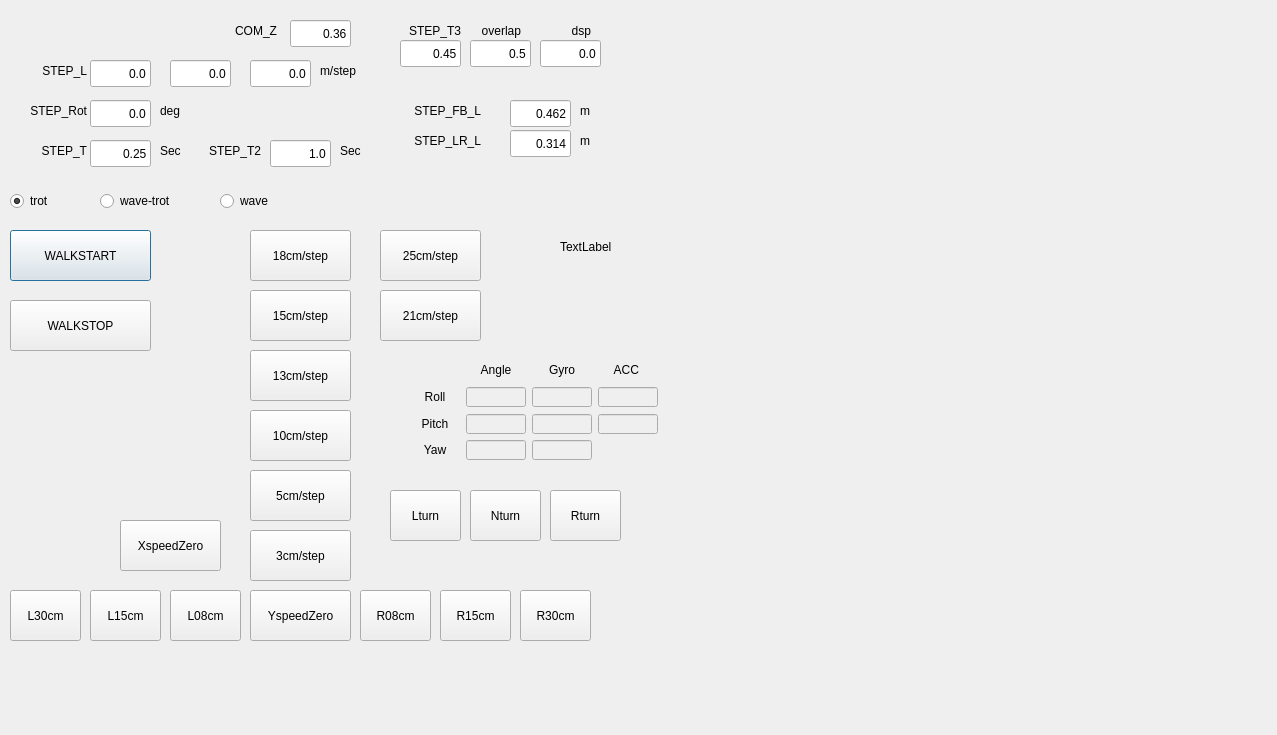
<?xml version="1.0" encoding="UTF-8"?>
<ui version="4.0">
 <class>hqdialog_threadmill</class>
 <widget class="QDialog" name="hqdialog_threadmill">
  <property name="geometry">
   <rect>
    <x>0</x>
    <y>0</y>
    <width>1277</width>
    <height>735</height>
   </rect>
  </property>
  <property name="windowTitle">
   <string>Dialog</string>
  </property>
  <widget class="QPushButton" name="BTN_WALKSTART">
   <property name="geometry">
    <rect>
     <x>10</x>
     <y>230</y>
     <width>141</width>
     <height>51</height>
    </rect>
   </property>
   <property name="text">
    <string>WALKSTART</string>
   </property>
  </widget>
  <widget class="QRadioButton" name="RB_TROT">
   <property name="geometry">
    <rect>
     <x>10</x>
     <y>190</y>
     <width>117</width>
     <height>22</height>
    </rect>
   </property>
   <property name="text">
    <string>trot</string>
   </property>
   <property name="checked">
    <bool>true</bool>
   </property>
  </widget>
  <widget class="QRadioButton" name="RB_WAVETROT">
   <property name="geometry">
    <rect>
     <x>100</x>
     <y>190</y>
     <width>117</width>
     <height>22</height>
    </rect>
   </property>
   <property name="text">
    <string>wave-trot</string>
   </property>
  </widget>
  <widget class="QRadioButton" name="RB_WAVE">
   <property name="geometry">
    <rect>
     <x>220</x>
     <y>190</y>
     <width>117</width>
     <height>22</height>
    </rect>
   </property>
   <property name="text">
    <string>wave</string>
   </property>
  </widget>
  <widget class="QLabel" name="label_16">
   <property name="geometry">
    <rect>
     <x>210</x>
     <y>20</y>
     <width>67</width>
     <height>21</height>
    </rect>
   </property>
   <property name="text">
    <string>COM_Z</string>
   </property>
   <property name="alignment">
    <set>Qt::AlignRight|Qt::AlignTrailing|Qt::AlignVCenter</set>
   </property>
  </widget>
  <widget class="QLabel" name="label_3">
   <property name="geometry">
    <rect>
     <x>20</x>
     <y>140</y>
     <width>67</width>
     <height>21</height>
    </rect>
   </property>
   <property name="text">
    <string>STEP_T</string>
   </property>
   <property name="alignment">
    <set>Qt::AlignRight|Qt::AlignTrailing|Qt::AlignVCenter</set>
   </property>
  </widget>
  <widget class="QLineEdit" name="LE_STEP_T">
   <property name="geometry">
    <rect>
     <x>90</x>
     <y>140</y>
     <width>61</width>
     <height>27</height>
    </rect>
   </property>
   <property name="text">
    <string>0.25</string>
   </property>
   <property name="alignment">
    <set>Qt::AlignRight|Qt::AlignTrailing|Qt::AlignVCenter</set>
   </property>
  </widget>
  <widget class="QLineEdit" name="LE_STEP_T_2">
   <property name="geometry">
    <rect>
     <x>270</x>
     <y>140</y>
     <width>61</width>
     <height>27</height>
    </rect>
   </property>
   <property name="text">
    <string>1.0</string>
   </property>
   <property name="alignment">
    <set>Qt::AlignRight|Qt::AlignTrailing|Qt::AlignVCenter</set>
   </property>
  </widget>
  <widget class="QLineEdit" name="LE_STEP_LZ">
   <property name="geometry">
    <rect>
     <x>250</x>
     <y>60</y>
     <width>61</width>
     <height>27</height>
    </rect>
   </property>
   <property name="text">
    <string>0.0</string>
   </property>
   <property name="alignment">
    <set>Qt::AlignRight|Qt::AlignTrailing|Qt::AlignVCenter</set>
   </property>
  </widget>
  <widget class="QLabel" name="label_6">
   <property name="geometry">
    <rect>
     <x>160</x>
     <y>140</y>
     <width>67</width>
     <height>21</height>
    </rect>
   </property>
   <property name="text">
    <string>Sec</string>
   </property>
  </widget>
  <widget class="QLabel" name="label_23">
   <property name="geometry">
    <rect>
     <x>400</x>
     <y>20</y>
     <width>61</width>
     <height>21</height>
    </rect>
   </property>
   <property name="text">
    <string>STEP_T3</string>
   </property>
   <property name="alignment">
    <set>Qt::AlignRight|Qt::AlignTrailing|Qt::AlignVCenter</set>
   </property>
  </widget>
  <widget class="QLineEdit" name="LE_DSP_RATIO">
   <property name="geometry">
    <rect>
     <x>540</x>
     <y>40</y>
     <width>61</width>
     <height>27</height>
    </rect>
   </property>
   <property name="text">
    <string>0.0</string>
   </property>
   <property name="alignment">
    <set>Qt::AlignRight|Qt::AlignTrailing|Qt::AlignVCenter</set>
   </property>
  </widget>
  <widget class="QLabel" name="label_4">
   <property name="geometry">
    <rect>
     <x>160</x>
     <y>100</y>
     <width>67</width>
     <height>21</height>
    </rect>
   </property>
   <property name="text">
    <string>deg</string>
   </property>
  </widget>
  <widget class="QLineEdit" name="LE_STEP_LY">
   <property name="geometry">
    <rect>
     <x>170</x>
     <y>60</y>
     <width>61</width>
     <height>27</height>
    </rect>
   </property>
   <property name="text">
    <string>0.0</string>
   </property>
   <property name="alignment">
    <set>Qt::AlignRight|Qt::AlignTrailing|Qt::AlignVCenter</set>
   </property>
  </widget>
  <widget class="QLabel" name="label_21">
   <property name="geometry">
    <rect>
     <x>470</x>
     <y>20</y>
     <width>51</width>
     <height>21</height>
    </rect>
   </property>
   <property name="text">
    <string>overlap</string>
   </property>
   <property name="alignment">
    <set>Qt::AlignRight|Qt::AlignTrailing|Qt::AlignVCenter</set>
   </property>
  </widget>
  <widget class="QLineEdit" name="LE_COM_Z_2">
   <property name="geometry">
    <rect>
     <x>290</x>
     <y>20</y>
     <width>61</width>
     <height>27</height>
    </rect>
   </property>
   <property name="text">
    <string>0.36</string>
   </property>
   <property name="alignment">
    <set>Qt::AlignRight|Qt::AlignTrailing|Qt::AlignVCenter</set>
   </property>
  </widget>
  <widget class="QLabel" name="label_2">
   <property name="geometry">
    <rect>
     <x>20</x>
     <y>100</y>
     <width>67</width>
     <height>21</height>
    </rect>
   </property>
   <property name="text">
    <string>STEP_Rot</string>
   </property>
   <property name="alignment">
    <set>Qt::AlignRight|Qt::AlignTrailing|Qt::AlignVCenter</set>
   </property>
  </widget>
  <widget class="QLineEdit" name="LE_STEP_T_3">
   <property name="geometry">
    <rect>
     <x>400</x>
     <y>40</y>
     <width>61</width>
     <height>27</height>
    </rect>
   </property>
   <property name="text">
    <string>0.45</string>
   </property>
   <property name="alignment">
    <set>Qt::AlignRight|Qt::AlignTrailing|Qt::AlignVCenter</set>
   </property>
  </widget>
  <widget class="QLineEdit" name="LE_STEP_ROT">
   <property name="geometry">
    <rect>
     <x>90</x>
     <y>100</y>
     <width>61</width>
     <height>27</height>
    </rect>
   </property>
   <property name="text">
    <string>0.0</string>
   </property>
   <property name="alignment">
    <set>Qt::AlignRight|Qt::AlignTrailing|Qt::AlignVCenter</set>
   </property>
  </widget>
  <widget class="QLabel" name="label_5">
   <property name="geometry">
    <rect>
     <x>320</x>
     <y>60</y>
     <width>67</width>
     <height>21</height>
    </rect>
   </property>
   <property name="text">
    <string>m/step</string>
   </property>
  </widget>
  <widget class="QLabel" name="label_14">
   <property name="geometry">
    <rect>
     <x>200</x>
     <y>140</y>
     <width>61</width>
     <height>21</height>
    </rect>
   </property>
   <property name="text">
    <string>STEP_T2</string>
   </property>
   <property name="alignment">
    <set>Qt::AlignRight|Qt::AlignTrailing|Qt::AlignVCenter</set>
   </property>
  </widget>
  <widget class="QLabel" name="label_22">
   <property name="geometry">
    <rect>
     <x>540</x>
     <y>20</y>
     <width>51</width>
     <height>21</height>
    </rect>
   </property>
   <property name="text">
    <string>dsp</string>
   </property>
   <property name="alignment">
    <set>Qt::AlignRight|Qt::AlignTrailing|Qt::AlignVCenter</set>
   </property>
  </widget>
  <widget class="QLabel" name="label_15">
   <property name="geometry">
    <rect>
     <x>340</x>
     <y>140</y>
     <width>67</width>
     <height>21</height>
    </rect>
   </property>
   <property name="text">
    <string>Sec</string>
   </property>
  </widget>
  <widget class="QLineEdit" name="LE_STEP_LX">
   <property name="geometry">
    <rect>
     <x>90</x>
     <y>60</y>
     <width>61</width>
     <height>27</height>
    </rect>
   </property>
   <property name="text">
    <string>0.0</string>
   </property>
   <property name="alignment">
    <set>Qt::AlignRight|Qt::AlignTrailing|Qt::AlignVCenter</set>
   </property>
  </widget>
  <widget class="QLineEdit" name="LE_OVERLAP">
   <property name="geometry">
    <rect>
     <x>470</x>
     <y>40</y>
     <width>61</width>
     <height>27</height>
    </rect>
   </property>
   <property name="text">
    <string>0.5</string>
   </property>
   <property name="alignment">
    <set>Qt::AlignRight|Qt::AlignTrailing|Qt::AlignVCenter</set>
   </property>
  </widget>
  <widget class="QLabel" name="label">
   <property name="geometry">
    <rect>
     <x>20</x>
     <y>60</y>
     <width>67</width>
     <height>21</height>
    </rect>
   </property>
   <property name="text">
    <string>STEP_L</string>
   </property>
   <property name="alignment">
    <set>Qt::AlignRight|Qt::AlignTrailing|Qt::AlignVCenter</set>
   </property>
  </widget>
  <widget class="QLabel" name="label_13">
   <property name="geometry">
    <rect>
     <x>580</x>
     <y>130</y>
     <width>67</width>
     <height>21</height>
    </rect>
   </property>
   <property name="text">
    <string>m</string>
   </property>
  </widget>
  <widget class="QLineEdit" name="LE_STEP_LR_L">
   <property name="geometry">
    <rect>
     <x>510</x>
     <y>130</y>
     <width>61</width>
     <height>27</height>
    </rect>
   </property>
   <property name="text">
    <string>0.314</string>
   </property>
   <property name="alignment">
    <set>Qt::AlignRight|Qt::AlignTrailing|Qt::AlignVCenter</set>
   </property>
  </widget>
  <widget class="QLabel" name="label_11">
   <property name="geometry">
    <rect>
     <x>390</x>
     <y>130</y>
     <width>91</width>
     <height>21</height>
    </rect>
   </property>
   <property name="text">
    <string>STEP_LR_L</string>
   </property>
   <property name="alignment">
    <set>Qt::AlignRight|Qt::AlignTrailing|Qt::AlignVCenter</set>
   </property>
  </widget>
  <widget class="QLabel" name="label_10">
   <property name="geometry">
    <rect>
     <x>390</x>
     <y>100</y>
     <width>91</width>
     <height>21</height>
    </rect>
   </property>
   <property name="text">
    <string>STEP_FB_L</string>
   </property>
   <property name="alignment">
    <set>Qt::AlignRight|Qt::AlignTrailing|Qt::AlignVCenter</set>
   </property>
  </widget>
  <widget class="QLineEdit" name="LE_STEP_FB_L">
   <property name="geometry">
    <rect>
     <x>510</x>
     <y>100</y>
     <width>61</width>
     <height>27</height>
    </rect>
   </property>
   <property name="text">
    <string>0.462</string>
   </property>
   <property name="alignment">
    <set>Qt::AlignRight|Qt::AlignTrailing|Qt::AlignVCenter</set>
   </property>
  </widget>
  <widget class="QLabel" name="label_12">
   <property name="geometry">
    <rect>
     <x>580</x>
     <y>100</y>
     <width>67</width>
     <height>21</height>
    </rect>
   </property>
   <property name="text">
    <string>m</string>
   </property>
  </widget>
  <widget class="QPushButton" name="BTN_Y0">
   <property name="geometry">
    <rect>
     <x>250</x>
     <y>590</y>
     <width>101</width>
     <height>51</height>
    </rect>
   </property>
   <property name="text">
    <string>YspeedZero</string>
   </property>
  </widget>
  <widget class="QPushButton" name="BTN_R15">
   <property name="geometry">
    <rect>
     <x>440</x>
     <y>590</y>
     <width>71</width>
     <height>51</height>
    </rect>
   </property>
   <property name="text">
    <string>R15cm</string>
   </property>
  </widget>
  <widget class="QPushButton" name="BTN_R30">
   <property name="geometry">
    <rect>
     <x>520</x>
     <y>590</y>
     <width>71</width>
     <height>51</height>
    </rect>
   </property>
   <property name="text">
    <string>R30cm</string>
   </property>
  </widget>
  <widget class="QPushButton" name="BTN_L15">
   <property name="geometry">
    <rect>
     <x>90</x>
     <y>590</y>
     <width>71</width>
     <height>51</height>
    </rect>
   </property>
   <property name="text">
    <string>L15cm</string>
   </property>
  </widget>
  <widget class="QPushButton" name="BTN_L30">
   <property name="geometry">
    <rect>
     <x>10</x>
     <y>590</y>
     <width>71</width>
     <height>51</height>
    </rect>
   </property>
   <property name="text">
    <string>L30cm</string>
   </property>
  </widget>
  <widget class="QPushButton" name="BTN_3cm">
   <property name="geometry">
    <rect>
     <x>250</x>
     <y>530</y>
     <width>101</width>
     <height>51</height>
    </rect>
   </property>
   <property name="text">
    <string>3cm/step</string>
   </property>
  </widget>
  <widget class="QPushButton" name="BTN_5cm">
   <property name="geometry">
    <rect>
     <x>250</x>
     <y>470</y>
     <width>101</width>
     <height>51</height>
    </rect>
   </property>
   <property name="text">
    <string>5cm/step</string>
   </property>
  </widget>
  <widget class="QPushButton" name="BTN_10cm">
   <property name="geometry">
    <rect>
     <x>250</x>
     <y>410</y>
     <width>101</width>
     <height>51</height>
    </rect>
   </property>
   <property name="text">
    <string>10cm/step</string>
   </property>
  </widget>
  <widget class="QPushButton" name="BTN_15cm">
   <property name="geometry">
    <rect>
     <x>250</x>
     <y>290</y>
     <width>101</width>
     <height>51</height>
    </rect>
   </property>
   <property name="text">
    <string>15cm/step</string>
   </property>
  </widget>
  <widget class="QPushButton" name="BTN_X0">
   <property name="geometry">
    <rect>
     <x>120</x>
     <y>520</y>
     <width>101</width>
     <height>51</height>
    </rect>
   </property>
   <property name="text">
    <string>XspeedZero</string>
   </property>
  </widget>
  <widget class="QPushButton" name="BTN_LROT">
   <property name="geometry">
    <rect>
     <x>390</x>
     <y>490</y>
     <width>71</width>
     <height>51</height>
    </rect>
   </property>
   <property name="text">
    <string>Lturn</string>
   </property>
  </widget>
  <widget class="QPushButton" name="BTN_RROT">
   <property name="geometry">
    <rect>
     <x>550</x>
     <y>490</y>
     <width>71</width>
     <height>51</height>
    </rect>
   </property>
   <property name="text">
    <string>Rturn</string>
   </property>
  </widget>
  <widget class="QPushButton" name="BTN_NOROT">
   <property name="geometry">
    <rect>
     <x>470</x>
     <y>490</y>
     <width>71</width>
     <height>51</height>
    </rect>
   </property>
   <property name="text">
    <string>Nturn</string>
   </property>
  </widget>
  <widget class="QPushButton" name="BTN_WALKSTOP">
   <property name="geometry">
    <rect>
     <x>10</x>
     <y>300</y>
     <width>141</width>
     <height>51</height>
    </rect>
   </property>
   <property name="text">
    <string>WALKSTOP</string>
   </property>
  </widget>
  <widget class="QPushButton" name="BTN_13cm">
   <property name="geometry">
    <rect>
     <x>250</x>
     <y>350</y>
     <width>101</width>
     <height>51</height>
    </rect>
   </property>
   <property name="text">
    <string>13cm/step</string>
   </property>
  </widget>
  <widget class="QPushButton" name="BTN_L08">
   <property name="geometry">
    <rect>
     <x>170</x>
     <y>590</y>
     <width>71</width>
     <height>51</height>
    </rect>
   </property>
   <property name="text">
    <string>L08cm</string>
   </property>
  </widget>
  <widget class="QPushButton" name="BTN_R08">
   <property name="geometry">
    <rect>
     <x>360</x>
     <y>590</y>
     <width>71</width>
     <height>51</height>
    </rect>
   </property>
   <property name="text">
    <string>R08cm</string>
   </property>
  </widget>
  <widget class="QPushButton" name="BTN_18cm">
   <property name="geometry">
    <rect>
     <x>250</x>
     <y>230</y>
     <width>101</width>
     <height>51</height>
    </rect>
   </property>
   <property name="text">
    <string>18cm/step</string>
   </property>
  </widget>
  <widget class="QWidget" name="gridLayoutWidget_15">
   <property name="geometry">
    <rect>
     <x>410</x>
     <y>360</y>
     <width>251</width>
     <height>100</height>
    </rect>
   </property>
   <property name="font">
    <font>
     <pointsize>9</pointsize>
    </font>
   </property>
   <layout class="QGridLayout" name="gridLayout_15">
    <item row="3" column="3">
     <widget class="QLineEdit" name="LE_SENSOR_CIMU_PITCH_ACC">
      <property name="enabled">
       <bool>false</bool>
      </property>
      <property name="sizePolicy">
       <sizepolicy hsizetype="Fixed" vsizetype="Fixed">
        <horstretch>0</horstretch>
        <verstretch>0</verstretch>
       </sizepolicy>
      </property>
      <property name="minimumSize">
       <size>
        <width>60</width>
        <height>20</height>
       </size>
      </property>
      <property name="maximumSize">
       <size>
        <width>60</width>
        <height>20</height>
       </size>
      </property>
      <property name="font">
       <font>
        <pointsize>9</pointsize>
       </font>
      </property>
      <property name="alignment">
       <set>Qt::AlignRight|Qt::AlignTrailing|Qt::AlignVCenter</set>
      </property>
      <property name="readOnly">
       <bool>true</bool>
      </property>
     </widget>
    </item>
    <item row="1" column="3" rowspan="2">
     <widget class="QLineEdit" name="LE_SENSOR_CIMU_ROLL_ACC">
      <property name="enabled">
       <bool>false</bool>
      </property>
      <property name="sizePolicy">
       <sizepolicy hsizetype="Fixed" vsizetype="Fixed">
        <horstretch>0</horstretch>
        <verstretch>0</verstretch>
       </sizepolicy>
      </property>
      <property name="minimumSize">
       <size>
        <width>60</width>
        <height>20</height>
       </size>
      </property>
      <property name="maximumSize">
       <size>
        <width>60</width>
        <height>20</height>
       </size>
      </property>
      <property name="font">
       <font>
        <pointsize>9</pointsize>
       </font>
      </property>
      <property name="alignment">
       <set>Qt::AlignRight|Qt::AlignTrailing|Qt::AlignVCenter</set>
      </property>
      <property name="readOnly">
       <bool>true</bool>
      </property>
     </widget>
    </item>
    <item row="3" column="1">
     <widget class="QLineEdit" name="LE_SENSOR_CIMU_PITCH">
      <property name="enabled">
       <bool>false</bool>
      </property>
      <property name="sizePolicy">
       <sizepolicy hsizetype="Fixed" vsizetype="Fixed">
        <horstretch>0</horstretch>
        <verstretch>0</verstretch>
       </sizepolicy>
      </property>
      <property name="minimumSize">
       <size>
        <width>60</width>
        <height>20</height>
       </size>
      </property>
      <property name="maximumSize">
       <size>
        <width>60</width>
        <height>20</height>
       </size>
      </property>
      <property name="font">
       <font>
        <pointsize>9</pointsize>
       </font>
      </property>
      <property name="alignment">
       <set>Qt::AlignRight|Qt::AlignTrailing|Qt::AlignVCenter</set>
      </property>
      <property name="readOnly">
       <bool>true</bool>
      </property>
     </widget>
    </item>
    <item row="0" column="3">
     <widget class="QLabel" name="label_60">
      <property name="sizePolicy">
       <sizepolicy hsizetype="Fixed" vsizetype="Fixed">
        <horstretch>0</horstretch>
        <verstretch>0</verstretch>
       </sizepolicy>
      </property>
      <property name="minimumSize">
       <size>
        <width>60</width>
        <height>20</height>
       </size>
      </property>
      <property name="maximumSize">
       <size>
        <width>60</width>
        <height>20</height>
       </size>
      </property>
      <property name="font">
       <font>
        <pointsize>9</pointsize>
       </font>
      </property>
      <property name="text">
       <string>ACC </string>
      </property>
      <property name="alignment">
       <set>Qt::AlignCenter</set>
      </property>
     </widget>
    </item>
    <item row="1" column="0" rowspan="2">
     <widget class="QLabel" name="label_54">
      <property name="sizePolicy">
       <sizepolicy hsizetype="Fixed" vsizetype="Fixed">
        <horstretch>0</horstretch>
        <verstretch>0</verstretch>
       </sizepolicy>
      </property>
      <property name="minimumSize">
       <size>
        <width>50</width>
        <height>20</height>
       </size>
      </property>
      <property name="maximumSize">
       <size>
        <width>50</width>
        <height>20</height>
       </size>
      </property>
      <property name="font">
       <font>
        <pointsize>9</pointsize>
       </font>
      </property>
      <property name="text">
       <string>Roll</string>
      </property>
      <property name="alignment">
       <set>Qt::AlignCenter</set>
      </property>
     </widget>
    </item>
    <item row="1" column="2" rowspan="2">
     <widget class="QLineEdit" name="LE_SENSOR_CIMU_ROLL_VEL">
      <property name="enabled">
       <bool>false</bool>
      </property>
      <property name="sizePolicy">
       <sizepolicy hsizetype="Fixed" vsizetype="Fixed">
        <horstretch>0</horstretch>
        <verstretch>0</verstretch>
       </sizepolicy>
      </property>
      <property name="minimumSize">
       <size>
        <width>60</width>
        <height>20</height>
       </size>
      </property>
      <property name="maximumSize">
       <size>
        <width>60</width>
        <height>20</height>
       </size>
      </property>
      <property name="font">
       <font>
        <pointsize>9</pointsize>
       </font>
      </property>
      <property name="alignment">
       <set>Qt::AlignRight|Qt::AlignTrailing|Qt::AlignVCenter</set>
      </property>
      <property name="readOnly">
       <bool>true</bool>
      </property>
     </widget>
    </item>
    <item row="3" column="0">
     <widget class="QLabel" name="label_53">
      <property name="sizePolicy">
       <sizepolicy hsizetype="Fixed" vsizetype="Fixed">
        <horstretch>0</horstretch>
        <verstretch>0</verstretch>
       </sizepolicy>
      </property>
      <property name="minimumSize">
       <size>
        <width>50</width>
        <height>20</height>
       </size>
      </property>
      <property name="maximumSize">
       <size>
        <width>50</width>
        <height>20</height>
       </size>
      </property>
      <property name="font">
       <font>
        <pointsize>9</pointsize>
       </font>
      </property>
      <property name="text">
       <string>Pitch</string>
      </property>
      <property name="alignment">
       <set>Qt::AlignCenter</set>
      </property>
     </widget>
    </item>
    <item row="0" column="2">
     <widget class="QLabel" name="label_49">
      <property name="sizePolicy">
       <sizepolicy hsizetype="Fixed" vsizetype="Fixed">
        <horstretch>0</horstretch>
        <verstretch>0</verstretch>
       </sizepolicy>
      </property>
      <property name="minimumSize">
       <size>
        <width>60</width>
        <height>20</height>
       </size>
      </property>
      <property name="maximumSize">
       <size>
        <width>60</width>
        <height>20</height>
       </size>
      </property>
      <property name="font">
       <font>
        <pointsize>9</pointsize>
       </font>
      </property>
      <property name="text">
       <string>Gyro</string>
      </property>
      <property name="alignment">
       <set>Qt::AlignCenter</set>
      </property>
     </widget>
    </item>
    <item row="3" column="2">
     <widget class="QLineEdit" name="LE_SENSOR_CIMU_PITCH_VEL">
      <property name="enabled">
       <bool>false</bool>
      </property>
      <property name="sizePolicy">
       <sizepolicy hsizetype="Fixed" vsizetype="Fixed">
        <horstretch>0</horstretch>
        <verstretch>0</verstretch>
       </sizepolicy>
      </property>
      <property name="minimumSize">
       <size>
        <width>60</width>
        <height>20</height>
       </size>
      </property>
      <property name="maximumSize">
       <size>
        <width>60</width>
        <height>20</height>
       </size>
      </property>
      <property name="font">
       <font>
        <pointsize>9</pointsize>
       </font>
      </property>
      <property name="alignment">
       <set>Qt::AlignRight|Qt::AlignTrailing|Qt::AlignVCenter</set>
      </property>
      <property name="readOnly">
       <bool>true</bool>
      </property>
     </widget>
    </item>
    <item row="1" column="1" rowspan="2">
     <widget class="QLineEdit" name="LE_SENSOR_CIMU_ROLL">
      <property name="enabled">
       <bool>false</bool>
      </property>
      <property name="sizePolicy">
       <sizepolicy hsizetype="Fixed" vsizetype="Fixed">
        <horstretch>0</horstretch>
        <verstretch>0</verstretch>
       </sizepolicy>
      </property>
      <property name="minimumSize">
       <size>
        <width>60</width>
        <height>20</height>
       </size>
      </property>
      <property name="maximumSize">
       <size>
        <width>60</width>
        <height>20</height>
       </size>
      </property>
      <property name="font">
       <font>
        <pointsize>9</pointsize>
       </font>
      </property>
      <property name="alignment">
       <set>Qt::AlignRight|Qt::AlignTrailing|Qt::AlignVCenter</set>
      </property>
      <property name="readOnly">
       <bool>true</bool>
      </property>
     </widget>
    </item>
    <item row="0" column="1">
     <widget class="QLabel" name="label_52">
      <property name="sizePolicy">
       <sizepolicy hsizetype="Fixed" vsizetype="Fixed">
        <horstretch>0</horstretch>
        <verstretch>0</verstretch>
       </sizepolicy>
      </property>
      <property name="minimumSize">
       <size>
        <width>60</width>
        <height>20</height>
       </size>
      </property>
      <property name="maximumSize">
       <size>
        <width>60</width>
        <height>20</height>
       </size>
      </property>
      <property name="font">
       <font>
        <pointsize>9</pointsize>
       </font>
      </property>
      <property name="text">
       <string>Angle</string>
      </property>
      <property name="alignment">
       <set>Qt::AlignCenter</set>
      </property>
     </widget>
    </item>
    <item row="4" column="1">
     <widget class="QLineEdit" name="LE_SENSOR_CIMU_YAW">
      <property name="enabled">
       <bool>false</bool>
      </property>
      <property name="sizePolicy">
       <sizepolicy hsizetype="Fixed" vsizetype="Fixed">
        <horstretch>0</horstretch>
        <verstretch>0</verstretch>
       </sizepolicy>
      </property>
      <property name="minimumSize">
       <size>
        <width>60</width>
        <height>20</height>
       </size>
      </property>
      <property name="maximumSize">
       <size>
        <width>60</width>
        <height>20</height>
       </size>
      </property>
      <property name="font">
       <font>
        <pointsize>9</pointsize>
       </font>
      </property>
      <property name="alignment">
       <set>Qt::AlignRight|Qt::AlignTrailing|Qt::AlignVCenter</set>
      </property>
      <property name="readOnly">
       <bool>true</bool>
      </property>
     </widget>
    </item>
    <item row="4" column="2">
     <widget class="QLineEdit" name="LE_SENSOR_CIMU_YAW_VEL">
      <property name="enabled">
       <bool>false</bool>
      </property>
      <property name="sizePolicy">
       <sizepolicy hsizetype="Fixed" vsizetype="Fixed">
        <horstretch>0</horstretch>
        <verstretch>0</verstretch>
       </sizepolicy>
      </property>
      <property name="minimumSize">
       <size>
        <width>60</width>
        <height>20</height>
       </size>
      </property>
      <property name="maximumSize">
       <size>
        <width>60</width>
        <height>20</height>
       </size>
      </property>
      <property name="font">
       <font>
        <pointsize>9</pointsize>
       </font>
      </property>
      <property name="alignment">
       <set>Qt::AlignRight|Qt::AlignTrailing|Qt::AlignVCenter</set>
      </property>
      <property name="readOnly">
       <bool>true</bool>
      </property>
     </widget>
    </item>
    <item row="4" column="0">
     <widget class="QLabel" name="label_67">
      <property name="sizePolicy">
       <sizepolicy hsizetype="Fixed" vsizetype="Fixed">
        <horstretch>0</horstretch>
        <verstretch>0</verstretch>
       </sizepolicy>
      </property>
      <property name="minimumSize">
       <size>
        <width>50</width>
        <height>20</height>
       </size>
      </property>
      <property name="maximumSize">
       <size>
        <width>50</width>
        <height>20</height>
       </size>
      </property>
      <property name="font">
       <font>
        <pointsize>9</pointsize>
       </font>
      </property>
      <property name="text">
       <string>Yaw</string>
      </property>
      <property name="alignment">
       <set>Qt::AlignCenter</set>
      </property>
     </widget>
    </item>
   </layout>
  </widget>
  <widget class="QLabel" name="SENSORVIEW">
   <property name="geometry">
    <rect>
     <x>560</x>
     <y>240</y>
     <width>151</width>
     <height>81</height>
    </rect>
   </property>
   <property name="text">
    <string>TextLabel</string>
   </property>
   <property name="alignment">
    <set>Qt::AlignLeading|Qt::AlignLeft|Qt::AlignTop</set>
   </property>
  </widget>
  <widget class="QPushButton" name="BTN_21cm">
   <property name="geometry">
    <rect>
     <x>380</x>
     <y>290</y>
     <width>101</width>
     <height>51</height>
    </rect>
   </property>
   <property name="text">
    <string>21cm/step</string>
   </property>
  </widget>
  <widget class="QPushButton" name="BTN_25cm">
   <property name="geometry">
    <rect>
     <x>380</x>
     <y>230</y>
     <width>101</width>
     <height>51</height>
    </rect>
   </property>
   <property name="text">
    <string>25cm/step</string>
   </property>
  </widget>
 </widget>
 <resources/>
 <connections/>
</ui>
